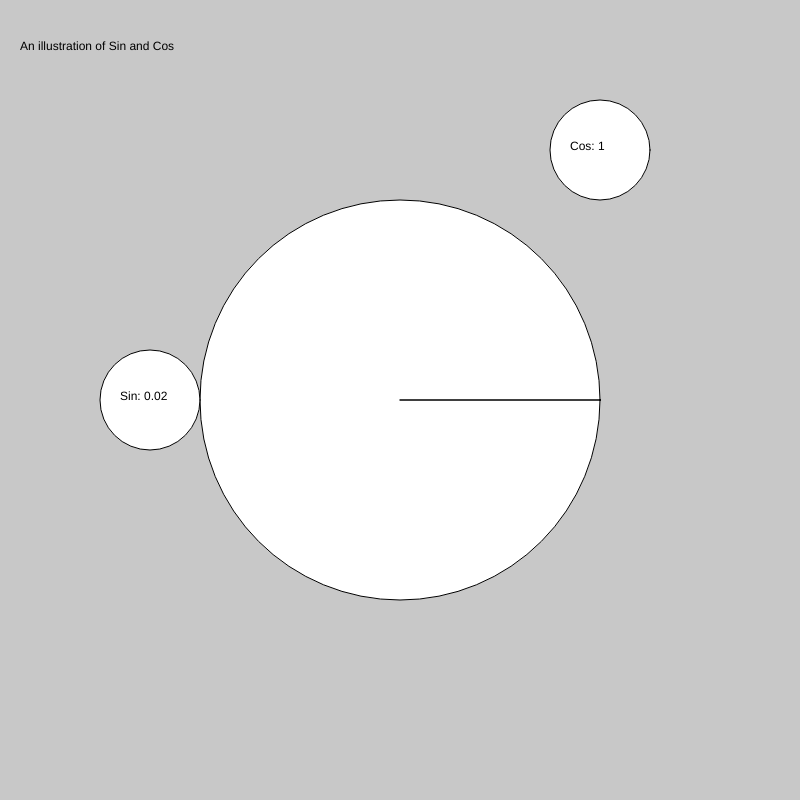
Frame 1 (no input)
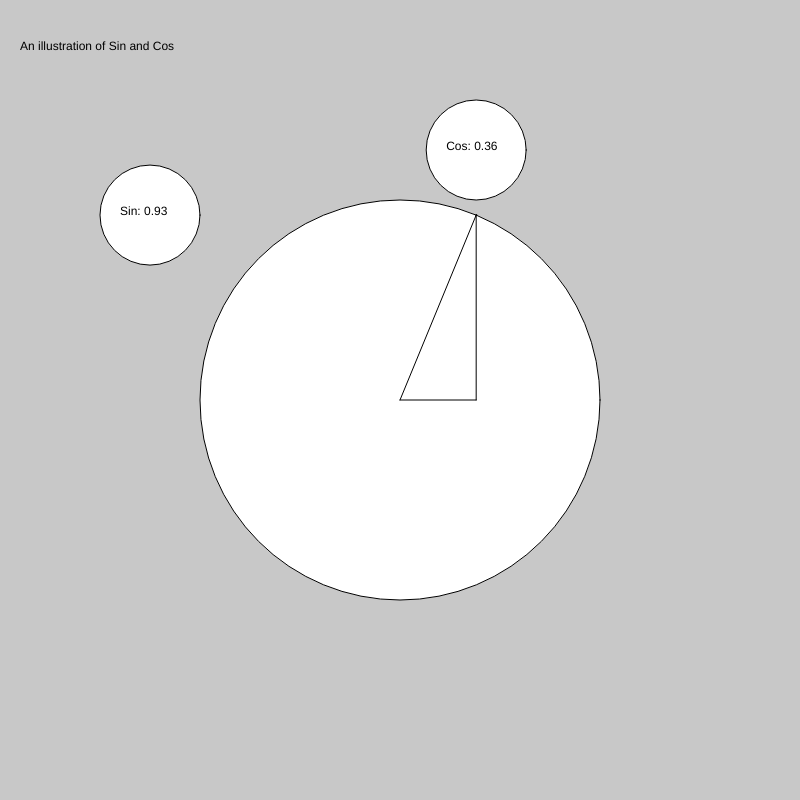
Frame 60 (no input)
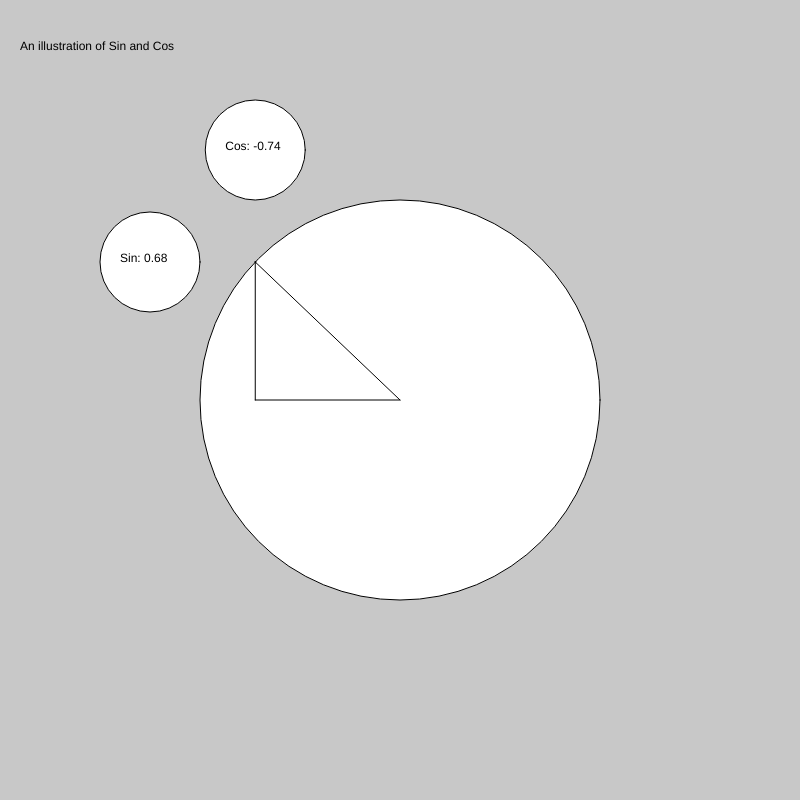
Frame 120 (the mouse pressed at the canvas centre since frame 60)

The p5.js sketch that drew these frames (run headless with seeded random() and noise() and a simulated clock; from frame 60 on, the mouse is pressed at the canvas centre):

// p5.js sketch
// ── sketch.js
// Sin and Cosine - An illustration of their path

var orbitX = 400;
var orbitY = 400;
var orbitRadius = 200;
var angle = 0;
var speed = 0.02;

function setup() {
  createCanvas(800, 800);

}

function draw() {
  background(200);
  
  text("An illustration of Sin and Cos",20,50)
  
  fill(255);
  ellipse(400,400,400)

  var x = orbitX + orbitRadius * cos(angle);
  var y = orbitY + orbitRadius * sin(angle);
  
  //ellipse(orbitX, orbitY, 50, 50);
  ellipse(x, y, 1, 1);
  angle -= speed;

  //triangle
  fill(255);

  line(400,400,x,y); //hypoteneuse
  line(x,y,x,400); //opposite
  line(400,400,x,400); //adjacent
  
  ellipse(150,y,100,100)
  ellipse(x,150,100,100)

  
  // Show Sin, Cos, Tan
  fill(0);
  text("Sin: "+ 
  round(sin(-angle),2),120,y);
  
  text("Cos: "+ 
  round(cos(-angle),2),x-30,150);

}
